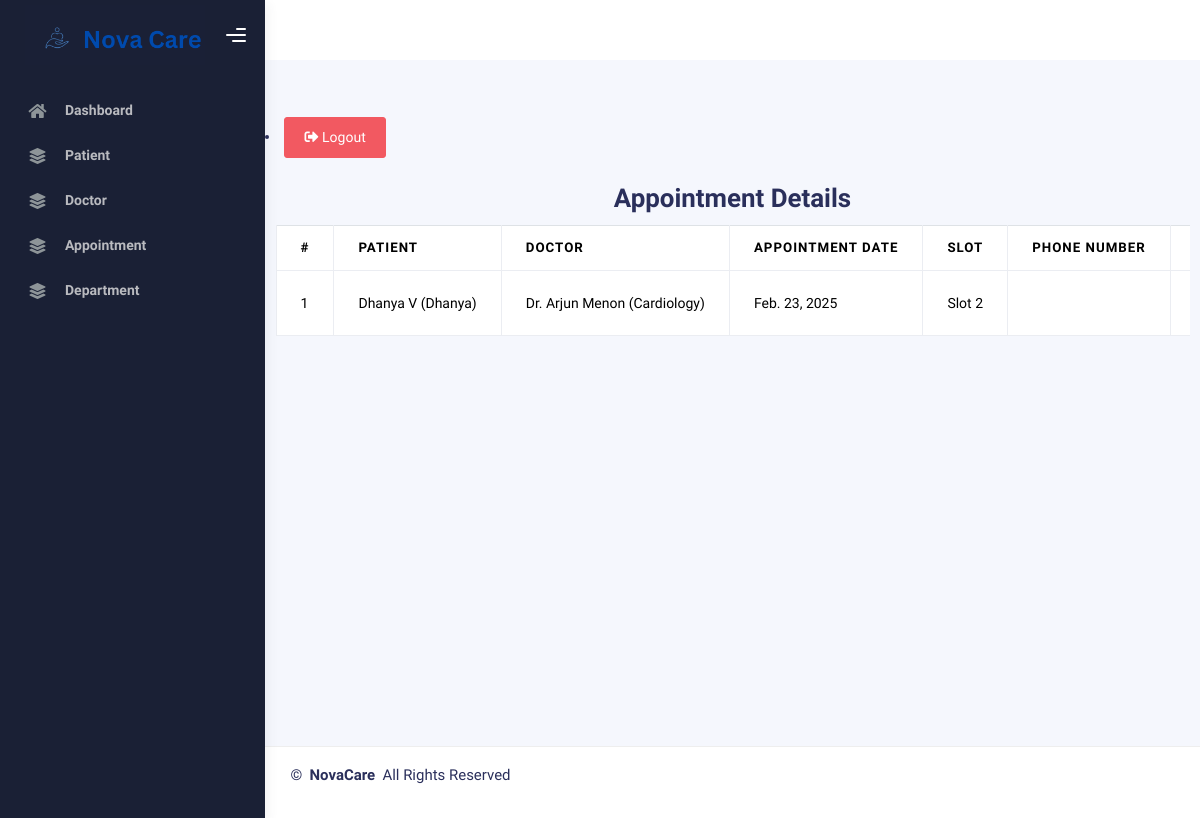
Page /adminapp/appointment (signed in) on the earlier database version.
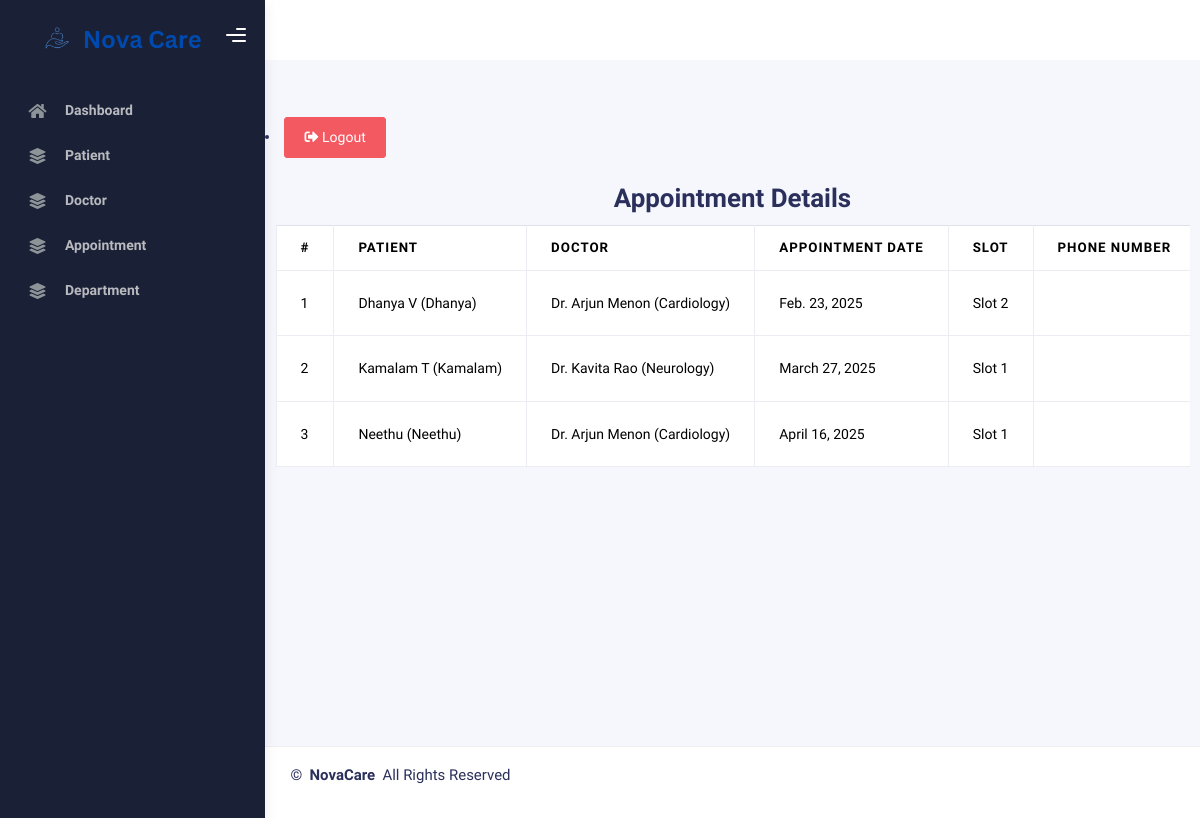
Same page on the later database version.
### HospitalApp/models.py (models this page shows, shortened)
class Appointment(models.Model):
    STATUS_CHOICES = [('Booked', 'Booked'), ('Completed', 'Completed'), ('Cancelled', 'Cancelled')]
    SLOT_CHOICES = [(i, f"Slot {i}") for i in range(1, 6)]  # 5 predefined slots
    patient = models.ForeignKey(Patient, on_delete=models.CASCADE, related_name='appointments')
    doctor = models.ForeignKey(Doctor, on_delete=models.CASCADE, related_name='appointments')
    appointment_date = models.DateField()
    appointment_slot = models.IntegerField(choices=SLOT_CHOICES)
    phone = models.CharField(
        max_length=15,
        validators=[RegexValidator(regex=r'^\d{10,15}$', message="Enter a valid phone number")]
    )
    status = models.CharField(max_length=25, choices=STATUS_CHOICES, default='Booked')
    notes = models.TextField(blank=True, null=True)
    prescription = models.TextField(blank=True, null=True)
    is_booked = models.BooleanField(default=False, editable=False)  # Auto-set when booked, hidden from forms

class Patient(models.Model):
    GENDER_CHOICES = [('Male', 'Male'), ('Female', 'Female'), ('Other', 'Other')]
    user = models.OneToOneField(CustomUser, on_delete=models.CASCADE, related_name="patient_profile")
    name = models.CharField(max_length=100)
    dob = models.DateField(verbose_name="Date of Birth")
    gender = models.CharField(max_length=10, choices=GENDER_CHOICES, verbose_name="Gender")
    phone = models.CharField(max_length=15, validators=[RegexValidator(regex=r'^\d{10,15}$', message="Enter a valid phone number")])
    email = models.EmailField()
    emergency_contact = models.CharField(max_length=15, validators=[RegexValidator(regex=r'^\d{10,15}$', message="Enter a valid phone number")])
    address_line1 = models.CharField(max_length=100)
    address_line2 = models.CharField(max_length=100, blank=True, null=True)
    admission_date = models.DateTimeField(default=now)
    updated_at = models.DateTimeField(auto_now=True)
    has_completed_details = models.BooleanField(default=False)
    profile_photo = models.ImageField(upload_to='media/profile_photos/', blank=True, null=True)
    def __str__(self):
        return f"{self.name} ({self.user.username})"

class CustomUser(AbstractUser):
    USER_TYPES = (
        ('patient', 'Patient'),
        ('doctor', 'Doctor'),
        ('admin', 'Admin'),
    )
    user_type = models.CharField(max_length=10, choices=USER_TYPES, default='patient')
    email = models.EmailField(unique=True)
    username = models.CharField(max_length=150, unique=True)
    class Meta:
        verbose_name = "User"
        verbose_name_plural = "Users"
        ordering = ['id']

class Doctor(models.Model):
    GENDER_CHOICES = [('Male', 'Male'), ('Female', 'Female'), ('Other', 'Other')]
    STATUS_CHOICES = [('Active', 'Active'), ('Resigned', 'Resigned'), ('Retired', 'Retired'), ('Transferred', 'Transferred'), ('Terminated', 'Terminated')]
    user = models.OneToOneField(CustomUser, on_delete=models.CASCADE, related_name="doctor_profile")
    name = models.CharField(max_length=100)
    specialization = models.CharField(max_length=100)
    gender = models.CharField(max_length=10, choices=GENDER_CHOICES, verbose_name="Gender")
    phone = models.CharField(max_length=15, validators=[RegexValidator(regex=r'^\d{10}$', message="Enter a valid phone number")])
    email = models.EmailField()
    department = models.ForeignKey(Department, on_delete=models.CASCADE)
    license_no = models.CharField(max_length=50, unique=True, verbose_name="License Number")
    experience = models.PositiveIntegerField()
    photo = models.ImageField(upload_to='media/doctor_photos/', blank=True, null=True)
    status = models.CharField(max_length=15, choices=STATUS_CHOICES, default='Active')
    def __str__(self):
        return f"Dr. {self.name} ({self.department.name})"

class Department(models.Model):
    name = models.CharField(max_length=100, unique=True)
    notes = models.TextField(verbose_name="Details")
    department_photo = models.ImageField(upload_to='media/department_photos/')

### HospitalAdminApp/views.py (the view)
# urls.py: path('appointment',views.appointment, name="appointment"),
@login_required(login_url="admin_login")
@user_passes_test(is_admin)
def appointment(request):
    appointments= Appointment.objects.all()
    return render(request,'HospitalAdminApp/admin_template/appointment.html', {'appointments': appointments})

### HospitalAdminApp/views.py (called while the page is built)
def is_admin(user):
    return user.is_authenticated and user.user_type == "admin" or user.is_superuser

### templates/HospitalAdminApp/admin_template/appointment.html (shortened to what this page needs)
{% extends 'HospitalAdminApp/admin_template/admin_base.html' %}
{% load static %}
{% block content %}
<div class="container">
    <h2 class="text-center mt-4"><strong>Appointment Details</strong></h2>
    <div class="table-container">
        <table class="table table-bordered">
            <thead>
                <tr>
                    <th>#</th>
                    <th>Patient</th>
                    <th>Doctor</th>
                    <th>Appointment Date</th>
                    <th>Slot</th>
                    <th>Phone Number</th>
                    <th>Status</th>
                </tr>
            </thead>
            <tbody>
                {% for appointment in appointments %}
                <tr>
                    <td>{{ forloop.counter }}</td>
                    <td>{{ appointment.patient }}</td>
                    <td>{{ appointment.doctor }}</td>
                    <td>{{ appointment.appointment_date }}</td>
                    <td>Slot {{ appointment.appointment_slot }}</td>
                    <td>{{ appointment.appointment_ph_no }}</td>
                    <td>{{ appointment.status }}</td>
                </tr>
                {% endfor %}
            </tbody>
        </table>
    </div>
</div>
{% endblock %}

### templates/HospitalAdminApp/admin_template/admin_base.html (shortened to what this page needs)
{% load static %}
<!DOCTYPE html>
<html lang="en">
  <head>
    <link rel="stylesheet" href="{% static 'HospitalAdminApp/admin_template/assets/css/bootstrap.min.css' %}" />
    <link rel="stylesheet" href="{% static 'HospitalAdminApp/admin_template/assets/css/plugins.min.css' %}" />
    <link rel="stylesheet" href="{% static 'HospitalAdminApp/admin_template/assets/css/kaiadmin.min.css' %}" />
    <link rel="stylesheet" href="{% static 'HospitalAdminApp/admin_template/assets/css/demo.css' %}" />
  </head>
  <body>
    <div class="wrapper">
      <div class="sidebar" data-background-color="dark">
        <div class="sidebar-logo">
          <div class="logo-header" data-background-color="dark">
            <a href="admin_base.html" class="logo">
              <img
                src="{% static 'HospitalApp/assets/img/NovaCare.png' %}"
                alt="navbar brand"
                class="navbar-brand"
                height="60"
              />
            </a>
            <div class="nav-toggle">
              <button class="btn btn-toggle toggle-sidebar">
                <i class="gg-menu-right"></i>
              </button>
            </div>
          </div>
        </div>
        <div class="sidebar-wrapper scrollbar scrollbar-inner">
          <div class="sidebar-content">
            <ul class="nav nav-secondary">
              <li class="nav-item">
                <a href="{% url 'admin_home'  %}">
                  <i class="fas fa-home"></i>
                  <p>Dashboard</p>
                </a>
              </li>
              <li class="nav-item">
                <a href="{% url 'patient'  %}">
                  <i class="fas fa-layer-group"></i>
                  <p>Patient</p>
                </a>
              </li>
              <li class="nav-item">
                <a  href="{% url 'doctor'  %}">
                  <i class="fas fa-layer-group"></i>
                  <p>Doctor</p>
                </a>
              </li>
              <li class="nav-item">
                <a href="{% url 'appointment'  %}">
                  <i class="fas fa-layer-group"></i>
                  <p>Appointment</p>
                </a>
              </li>
              <li class="nav-item">
                <a  href="{% url 'department'  %}">
                  <i class="fas fa-layer-group"></i>
                  <p>Department</p>
                </a>
              </li>
            </ul>
          </div>
        </div>
      </div>
      <div class="main-panel">
        <div class="main-header">
        </div>
        <div class="container">
          <div class="page-inner">
          </div>
           {% if user.is_authenticated %}
          <li class="nav-item">
    <a href="{% url 'admin_logout' %}" class="btn btn-danger">
        <i class="fas fa-sign-out-alt"></i> Logout
    </a>
</li>
{% endif %}
          <main id="content">
            {% block content %}
            {% endblock %}
          </main>
        </div>
        <footer class="footer">
          <div class="container-fluid d-flex justify-content-between">
            <div class="copyright">
             <p text-align: right> © <strong class="px-1 sitename">NovaCare</strong> All Rights Reserved</p>
            </div>
          </div>
        </footer>
      </div>
    </div>
  </body>
</html>

### templates/HospitalAdminApp/admin_template/appointment.html (style rules this page uses)
.table-container { width: 100%; overflow-x: auto; }
table { min-width: 1200px; border-collapse: collapse; }
table th, table td { white-space: nowrap; }

Differences in the rows shown:
added Appointment: patient "Kamalam T (Kamalam)", doctor "Dr. Kavita Rao (Neurology)", appointment_date "March 27, 2025", appointment_slot "1"
added Appointment: patient "Neethu (Neethu)", doctor "Dr. Arjun Menon (Cardiology)", appointment_date "April 16, 2025", appointment_slot "1"
